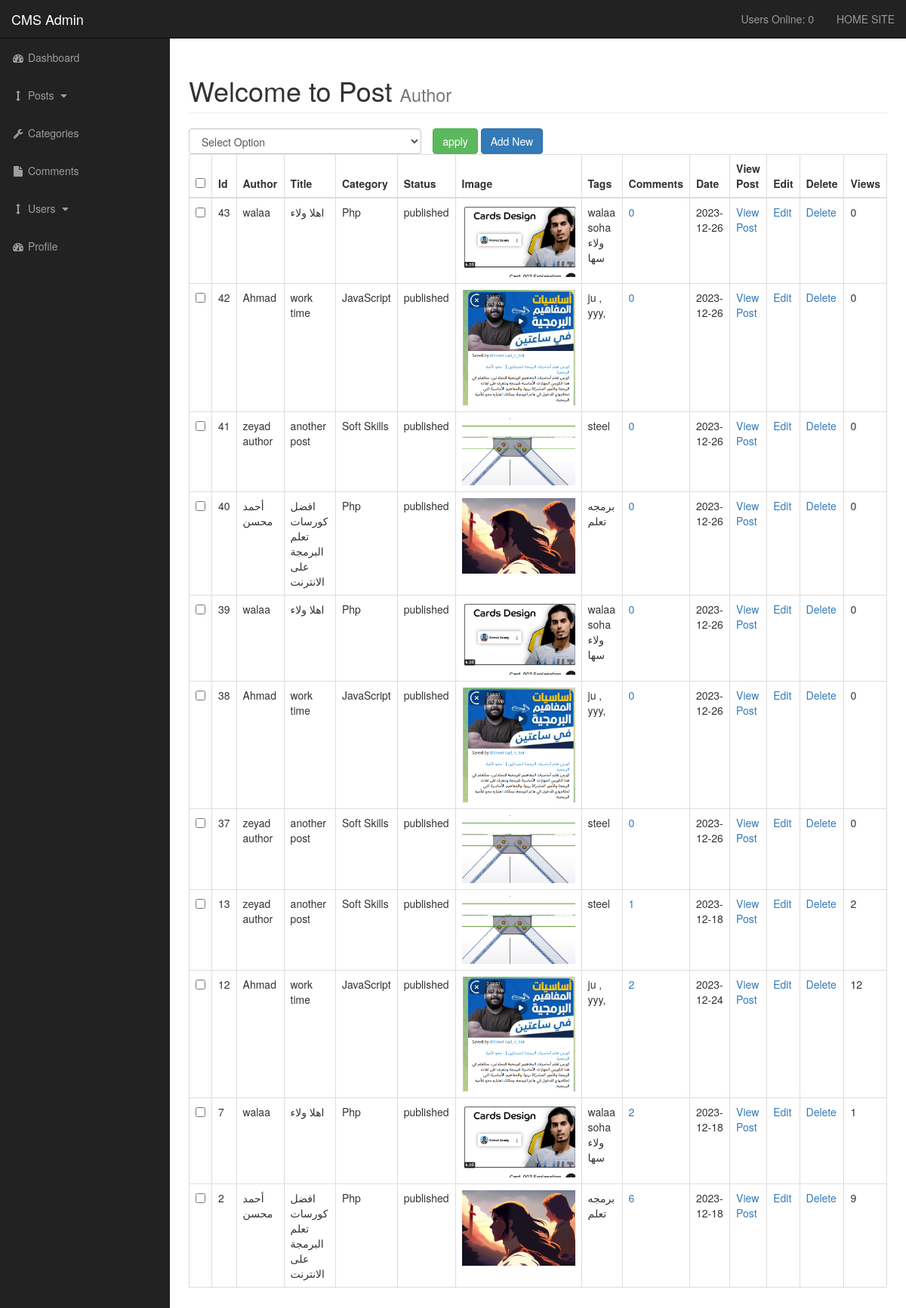
The page /admin/posts.php on the database its author committed.
### tables this page shows
CREATE TABLE `posts` (
  `post_id` int(3) NOT NULL,
  `post_category_id` int(3) NOT NULL,
  `post_title` varchar(255) NOT NULL,
  `post_author` varchar(255) NOT NULL,
  `post_date` date NOT NULL,
  `post_image` text NOT NULL,
  `post_content` text NOT NULL,
  `post_tags` varchar(255) NOT NULL,
  `post_comment_count` int(11) NOT NULL,
  `post_status` varchar(255) NOT NULL DEFAULT 'draft',
  `post_views_count` int(11) NOT NULL
);

CREATE TABLE `categories` (
  `cat_id` int(3) NOT NULL,
  `cat_title` varchar(255) NOT NULL
);

### admin/includes/view_all_posts.php (the view, shortened to what this page needs)
<form action="" method="post">
    <table class="table table-bordered table-hover">
        <div style="padding:0;" id="bulkOptionContainer" class="col-xs-4">
            <select name="bulk_options" id="" class="form-control">
                <option value="">Select Option</option>
            </select>
        </div>
        <div class="col-xs-4">
            <input class="btn btn-success" type="submit" value="apply">
            <a class="btn btn-primary" href="posts.php?source=add_post">Add New</a>
        </div>
</form>
<thead>
    <tr>
        <th><input id='selectAllBoxes' type='checkbox'></th>
        <th>Id</th>
        <th>Author</th>
        <th>Title</th>
        <th>Category</th>
        <th>Status</th>
        <th>Image</th>
        <th>Tags</th>
        <th>Comments</th>
        <th>Date</th>
        <th>View Post</th>
        <th>Edit</th>
        <th>Delete</th>
        <th>Views</th>
    </tr>
</thead>
<tbody>
    <?php
    $query = "SELECT * FROM `posts`  ORDER BY post_id DESC ";
    $select_posts = mysqli_query($connection, $query);
    while ($row = mysqli_fetch_assoc($select_posts)) {
        $post_id = $row['post_id'];
        $post_author = $row['post_author'];
        $post_title = $row['post_title'];
        $post_category_id = $row['post_category_id'];
        $post_status = $row['post_status'];
        $post_image = $row['post_image'];
        $post_tags = $row['post_tags'];
        $post_date = $row['post_date'];
        $post_views = $row['post_views_count'];
        echo "<tr>";
        ?>
        <th><input class='checkBoxes' name='checkBoxesArray[]' value='<?php echo $post_id; ?>' type='checkbox'></th>
        <?php
        echo "<td>$post_id</td>";
        echo "<td>$post_author</td>";
        echo "<td>$post_title</td>";
        $query = "SELECT * FROM `categories` WHERE cat_id = $post_category_id ";
        $select_categories_id = mysqli_query($connection, $query);
        while ($row = mysqli_fetch_assoc($select_categories_id)) {
            $cat_title = $row['cat_title'];
            echo "<td>$cat_title</td>";
        }
        echo "<td>$post_status</td>";
        echo "<td><img width='150' src='../images/$post_image' alt='image'></td>";
        echo "<td>$post_tags</td>";
        $query = "SELECT* FROM `comments` WHERE comment_post_id= $post_id";
        $query_send = mysqli_query($connection, $query);
        $post_comment_count = mysqli_num_rows($query_send);
        echo "<td><a href='comments.php?source=post_comments&comment_post_id=$post_id'>$post_comment_count</a></td>";
        echo "<td>$post_date</td>";
        echo "<td><a href='../post.php?p_id={$post_id}'>View Post</a></td>";
        echo "<td><a href='posts.php?source=edit_post&p_id={$post_id}'>Edit</a></td>";
        echo "<td><a rel='{$post_id}'  class='delete_link' href='javascript:void(0)'>Delete</a></td>";
        echo "<td>$post_views</td>";
        echo "</tr>";
    }
    ?>
</tbody>

### admin/css/sb-admin.css (style rules this page uses)
body { margin-top: 100px; background-color: #222; }
@media (min-width: 768px) { body { margin-top: 50px; } }
#bulkOptionContainer { padding: 0px; }

### rows shown on the page
posts: post_id "43", post_author "walaa", post_title "اهلا ولاء", post_status "published", post_image (picture), post_tags "walaa soha ولاء سها", post_comment_count "0", post_date "2023-12-26", post_views_count "0"
categories: cat_title "Php"
posts: post_id "42", post_author "Ahmad", post_title "work time", post_status "published", post_image (picture), post_tags "ju , yyy,", post_comment_count "0", post_date "2023-12-26", post_views_count "0"
categories: cat_title "JavaScript"
posts: post_id "41", post_author "zeyad author", post_title "another post", post_status "published", post_image (picture), post_tags "steel", post_comment_count "0", post_date "2023-12-26", post_views_count "0"
categories: cat_title "Soft Skills"
posts: post_id "40", post_author "أحمد محسن", post_title "افضل كورسات تعلم البرمجة على الانترنت", post_status "published", post_image (picture), post_tags "برمجه تعلم", post_comment_count "0", post_date "2023-12-26", post_views_count "0"
posts: post_id "39", post_author "walaa", post_title "اهلا ولاء", post_status "published", post_image (picture), post_tags "walaa soha ولاء سها", post_comment_count "0", post_date "2023-12-26", post_views_count "0"
posts: post_id "38", post_author "Ahmad", post_title "work time", post_status "published", post_image (picture), post_tags "ju , yyy,", post_comment_count "0", post_date "2023-12-26", post_views_count "0"
posts: post_id "37", post_author "zeyad author", post_title "another post", post_status "published", post_image (picture), post_tags "steel", post_comment_count "0", post_date "2023-12-26", post_views_count "0"
posts: post_id "13", post_author "zeyad author", post_title "another post", post_status "published", post_image (picture), post_tags "steel", post_comment_count "1", post_date "2023-12-18", post_views_count "2"
posts: post_id "12", post_author "Ahmad", post_title "work time", post_status "published", post_image (picture), post_tags "ju , yyy,", post_comment_count "2", post_date "2023-12-24", post_views_count "12"
posts: post_id "7", post_author "walaa", post_title "اهلا ولاء", post_status "published", post_image (picture), post_tags "walaa soha ولاء سها", post_comment_count "2", post_date "2023-12-18", post_views_count "1"
posts: post_id "2", post_author "أحمد محسن", post_title "افضل كورسات تعلم البرمجة على الانترنت", post_status "published", post_image (picture), post_tags "برمجه تعلم", post_comment_count "6", post_date "2023-12-18", post_views_count "9"

### other values the page prints
usersOnline() "0"
